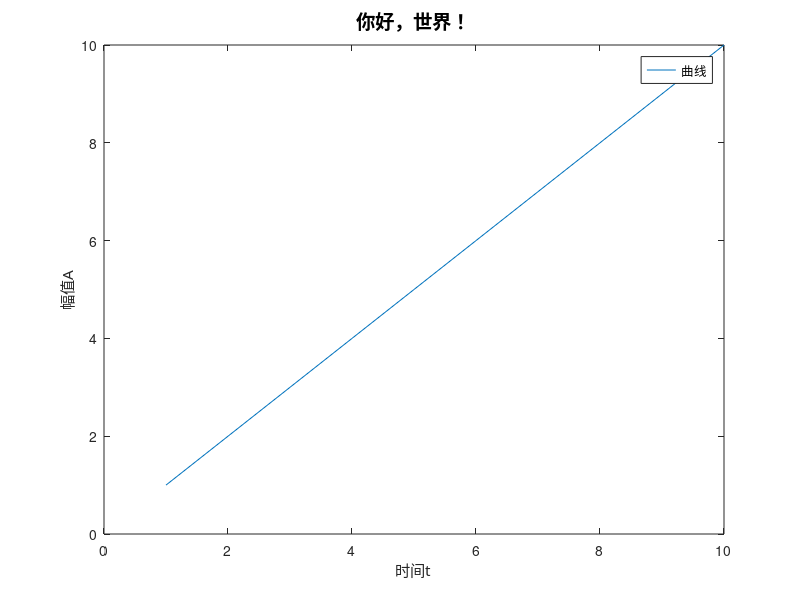

The MATLAB source for this figure:
figure, plot(1:10)
title('你好，世界！', 'FontName', '微软雅黑', 'FontSize', 14)
xlabel('时间t', 'FontName', '微软雅黑')
ylabel('幅值A', 'FontName', '微软雅黑')
legend('曲线', 'FontName', '微软雅黑')